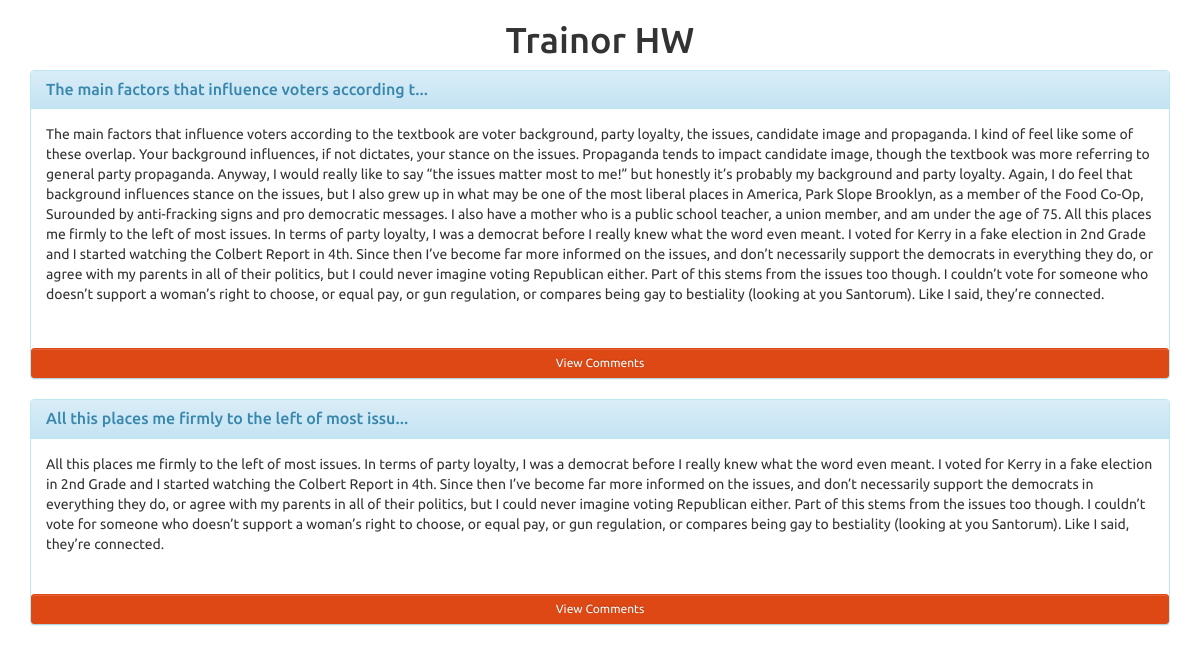
Screenshot of /blog/Trainor HW with the database file from the repository.
### tables this page shows
CREATE TABLE posts (blog text, post text);

### app.py (the view)
@app.route("/blog/<blog_name>", methods = ["GET", "POST"])
def blog(blog_name):
    if request.method == "POST":
        post_ID = request.form["comment"]
        return redirect(url_for("post_page", postID = post_ID))
    return render_template("blog.html",posts = pull.pullBlog(blog_name), title = blog_name)

### pull.py (called while the page is built)
def pullBlog(blogName):
    query="select posts.post,posts.rowid from blogs,posts where posts.blog == '"+blogName+"';"
    print query
    results = c.execute(query)
    print results
    posts=[]
    for post in results:
        print post
        if post not in posts:
            posts.append(post)
    print posts
    return posts

### templates/blog.html (shortened to what this page needs)
<html>
<head>
	<link rel="stylesheet" type="text/css" href="{{ url_for( 'static', filename='css/bootstrap-theme.css') }}">
	<link rel="stylesheet" type="text/css" href="{{url_for('static',filename='css/bootstrap.css') }}">
</head>
<body>
	<div class="container">
	<center><h1>{{title}}</h1></center>
	{%for post in posts[::-1]%}
	<div class="panel panel-info">
	  <div class="panel-heading">
	    <h3 class="panel-title">{{post[0][:50]}}...</h3>
	  </div>
	  <div class="panel-body form-group ">
		<form action= "\" method="POST">
			<p> {{post[0]}} </p>
	  </div>
	  <a class="btn btn-sm btn-block btn-primary" href="/post/{{post[1]}}">View Comments</a>
	</div>
	{%endfor%}
	</div>
</body>
</html>

### rows the page displays
posts: post "The main factors that influence voters according t", post "The main factors that influence voters according to the textbook are voter background, party loyalty, the issues, candidate image and propaganda. I kind of feel like some of these overlap. Your background influences, if not dictates, your stance on the issues. Propaganda tends to impact candidate image, though the textbook was more referring to general party propaganda. Anyway, I would really like to say “the issues matter most to me!” but honestly it’s probably my background and party loyalty. Again, I do feel that background influences stance on the issues, but I also grew up in what may be one of the most liberal places in America, Park Slope Brooklyn, as a member of the Food Co-Op,…"
posts: post "All this places me firmly to the left of most issu", post "All this places me firmly to the left of most issues. In terms of party loyalty, I was a democrat before I really knew what the word even meant. I voted for Kerry in a fake election in 2nd Grade and I started watching the Colbert Report in 4th. Since then I’ve become far more informed on the issues, and don’t necessarily support the democrats in everything they do, or agree with my parents in all of their politics, but I could never imagine voting Republican either. Part of this stems from the issues too though. I couldn’t vote for someone who doesn’t support a woman’s right to choose, or equal pay, or gun regulation, or compares being gay to bestiality (looking at you Santorum). Like I…"

### other values shown
{{ title }} "Trainor HW"
